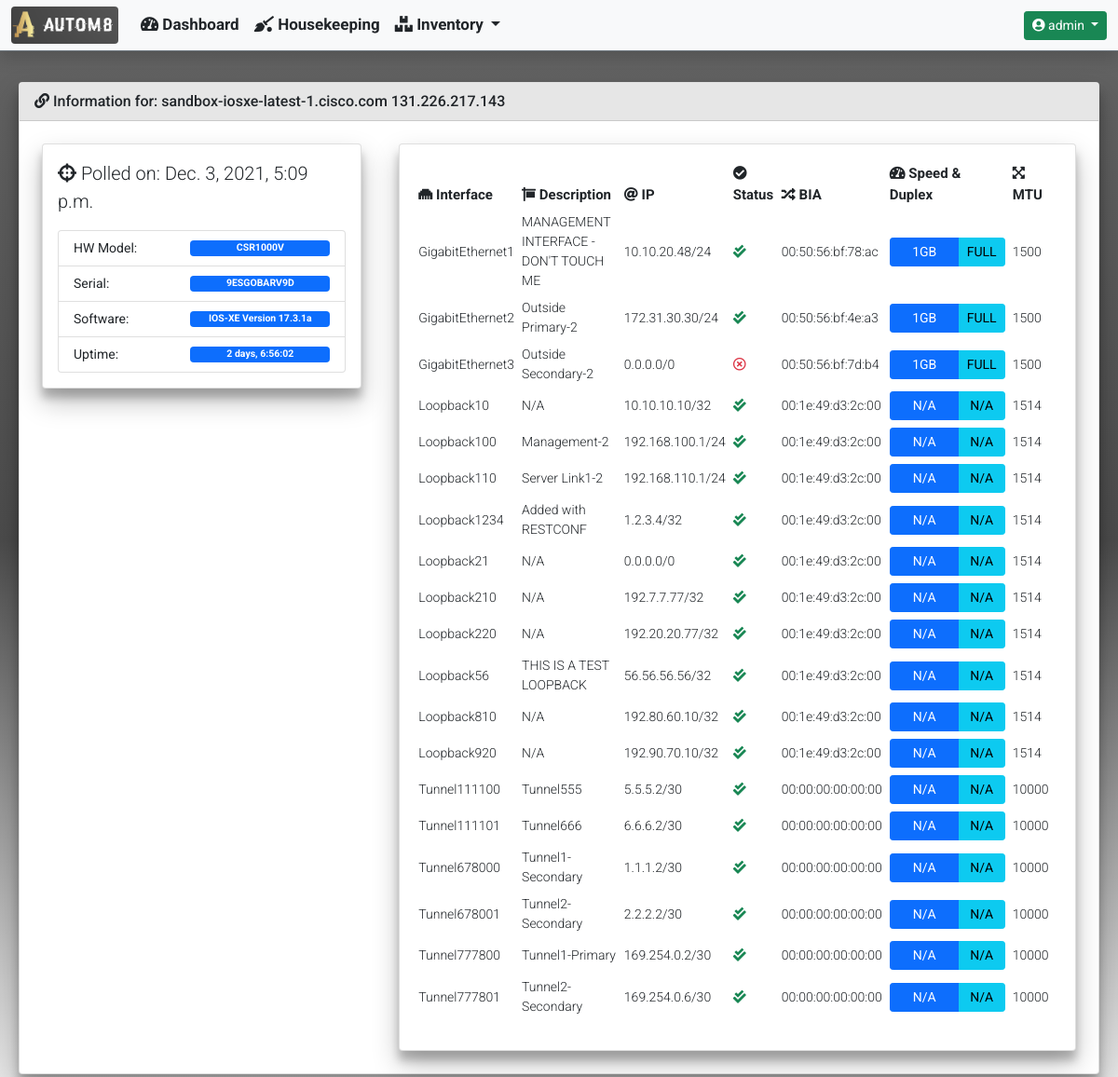
Before: /inventory/device_detailed_information/3/ (signed in) with the older database file.
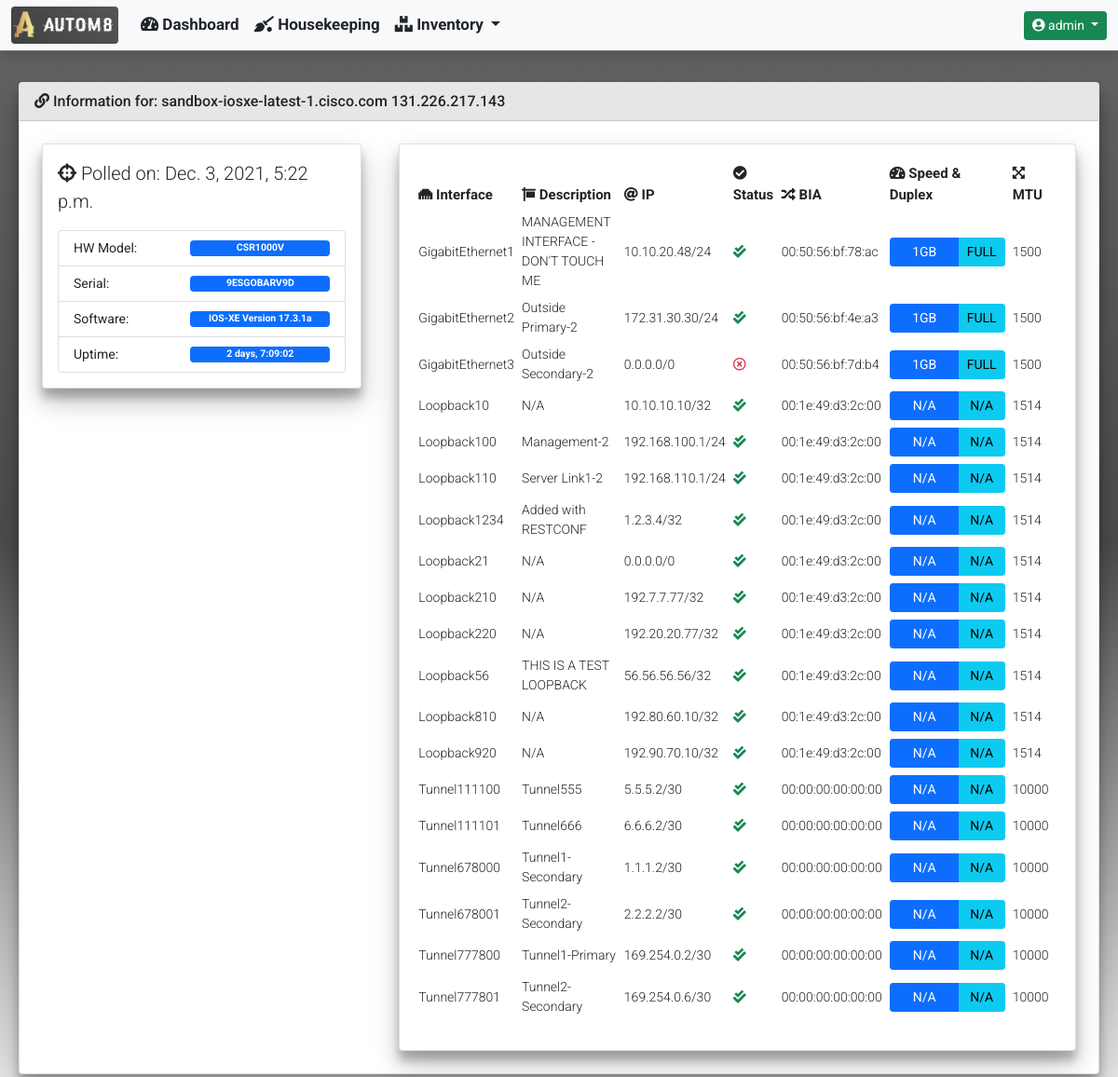
After: the same page with the newer database file.
### inventory/models.py (models this page shows)
class Device(models.Model):
    hostname = models.CharField(unique=True, max_length=255)
    mgmt_ip = models.GenericIPAddressField(unique=True, max_length=12)
    username = models.CharField(blank=True, null=True, max_length=255)
    password = models.CharField(blank=True, null=True, max_length=255)
    software_version = models.CharField(blank=True, null=True, max_length=255)
    serial_number = models.CharField(blank=True, null=True, max_length=255)
    vendor = models.CharField(max_length=255)
    description = models.CharField(blank=True, null=True, max_length=255)
    hardware_model = models.CharField(blank=True, null=True, max_length=255)
    rest_conf_enabled = models.BooleanField(blank=True, null=True)
    device_uptime = models.CharField(blank=True, null=True, max_length=255)
    last_polled = models.DateTimeField(blank=True, null=True)
    date_added = models.DateTimeField(default=timezone.now())

class DeviceInterfaces(models.Model):
    device_id = models.ForeignKey(Device, null=True, on_delete=models.CASCADE)
    name = models.CharField(blank=True, null=True, max_length=255)
    interface_type = models.CharField(blank=True, null=True, max_length=255)
    description = models.CharField(blank=True, null=True, max_length=255)
    ipv4_address = models.GenericIPAddressField(blank=True, null=True, max_length=12)
    ipv4_subnet_mask = models.CharField(blank=True, null=True, max_length=12)
    speed = models.CharField(blank=True, null=True, max_length=255)
    duplex = models.CharField(blank=True, null=True, max_length=255)
    admin_status = models.CharField(blank=True, null=True, max_length=255)
    oper_status = models.CharField(blank=True, null=True, max_length=255)
    phys_address = models.CharField(blank=True, null=True, max_length=255)
    mtu = models.CharField(blank=True, null=True, max_length=5)

### inventory/views.py (the view)
def device_detailed_information(request, device_id):
    device = Device.objects.get(pk=device_id)
    context = {
        'title': 'Device Detailed Information',
        'card_header': f'Information for: {device.hostname} {device.mgmt_ip}',
        'data': {
            'version': device,
            'interfaces': DeviceInterfaces.objects.filter(device_id=device_id)
        }
    }
    return render(
        request,
        'inventory/device_detailed_information.html',
        context
    )

### templates/inventory/device_detailed_information.html
{% extends "base_template/base.html"%}
{% block content %}
<div class="row">
    <div class="col-md-4">
        <div class="card">
            <div class="card-body">
                <p class="lead">
                    <i class="fas fa-crosshairs"></i>
                    Polled on: {{ data.version.last_polled }}
                </p>
                <ul class="list-group">
                    <li class="list-group-item d-flex justify-content-between align-items-center">
                        HW Model:
                        <span class="badge bg-primary" style="width: 150px">{{ data.version.hardware_model }}</span>
                    </li>
                    <li class="list-group-item d-flex justify-content-between align-items-center">
                        Serial:
                        <span class="badge bg-primary" style="width: 150px">{{ data.version.serial_number }}</span>
                    </li>
                    <li class="list-group-item d-flex justify-content-between align-items-center">
                        Software:
                        <span class="badge bg-primary" style="width: 150px">{{ data.version.software_version }}</span>
                    </li>
                    <li class="list-group-item d-flex justify-content-between align-items-center">
                        Uptime:
                        <span class="badge bg-primary" style="width: 150px">{{ data.version.device_uptime }}</span>
                    </li>
                </ul>
            </div>
        </div>
    </div>
    <div class="col-md-8">
        <div class="card">
            <div class="card-body">
                <div class="table-responsive rounded">
                    <table id="InterfaceList" class="table table-sm table-hover table-borderless align-middle" style="width:100%">
                        <thead>
                            <tr>
                                <th><i class="fas fa-ethernet"></i> Interface</th>
                                <th><i class="fas fa-sign"></i> Description</th>
                                <th><i class="fas fa-at"></i> IP</th>
                                <th><i class="fas fa-check-circle"></i> Status</th>
                                <th><i class="fas fa-random"></i> BIA</th>
                                <th><i class="fas fa-tachometer-alt"></i> Speed & Duplex</th>
                                <th><i class="fas fa-expand-arrows-alt"></i> MTU</th>
                                <th></th>
                            </tr>
                        </thead>
                        <tbody>
                            {% for interface in data.interfaces %}
                            <tr>
                                <td>{{ interface.name }}</td>
                                {% if interface.description %}
                                <td>{{ interface.description }}</td>
                                {% else %}
                                <td>N/A</td>
                                {% endif %}
                                {% if interface.ipv4_address %}
                                <td>{{ interface.ipv4_address }}/{{ interface.ipv4_subnet_mask }}</td>
                                {% else %}
                                <td>N/A</td>
                                {% endif %}
                                {% if 'up' in interface.admin_status and 'up' in interface.oper_status %}
                                <td><i class="fas fa-check-double text-success blink"></i></td>
                                {% else %}
                                <td><i class="far fa-times-circle text-danger blink"></i></td>
                                {% endif %}
                                {% if interface.phys_address %}
                                <td>{{ interface.phys_address }} </td>
                                {% else %}
                                <td>N/A</td>
                                {% endif %}
                                <td>
                                    <div class="btn-group btn-group-sm" role="group">
                                        <button class="btn btn-sm btn-primary" style="width:75px">{{ interface.speed|upper }}</button>
                                        <button class="btn btn-sm btn-info" style="width:50px">{{ interface.duplex|upper }}</button>
                                    </div>
                                </td>
                                <td>{{ interface.mtu }}</td>
                                {% endfor %}
                            </tr>
                        </tbody>
                    </table>
                </div>
            </div>
        </div>
    </div>
</div>
{% endblock %}

Changed rows visible on the page:
changed Device "CSR1000V": version.last_polled "Dec. 3, 2021, 5:09 p.m." → "Dec. 3, 2021, 5:22 p.m."; version.device_uptime "2 days, 6:56:02" → "2 days, 7:09:02"
